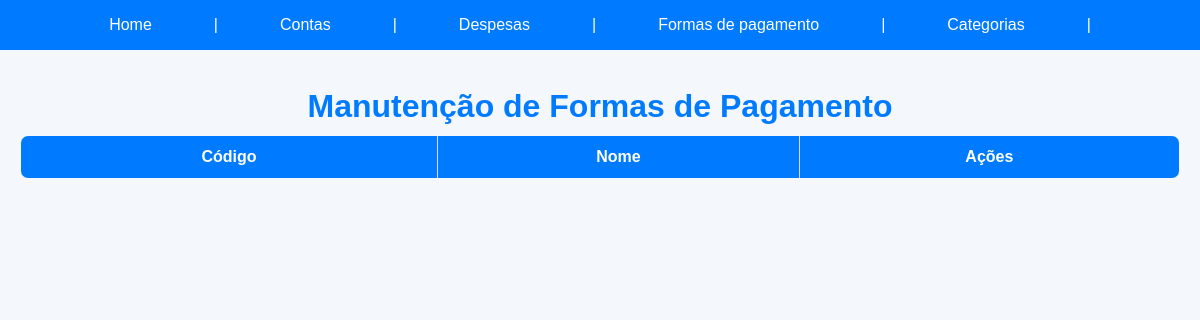
The page /alterar-formaPagamento.php (signed in) on the database as committed earlier.
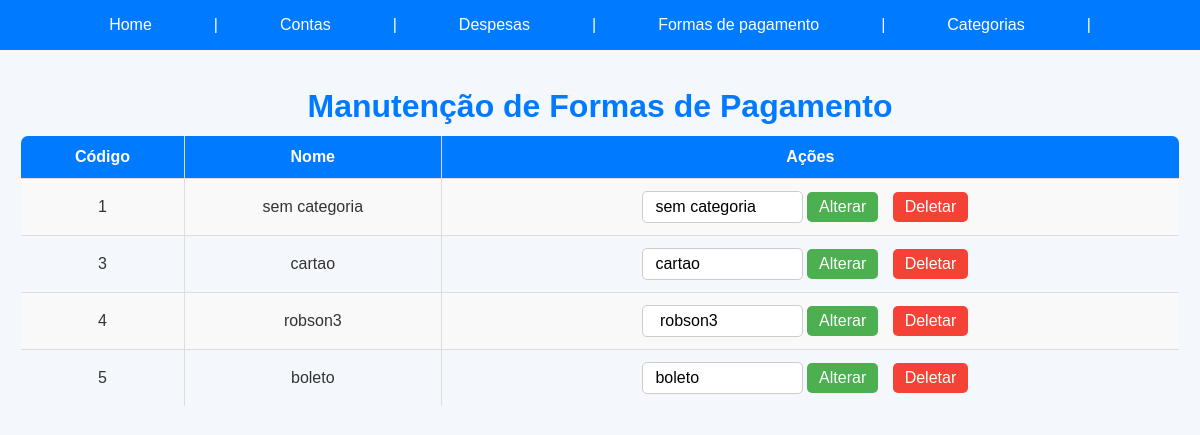
The same page on the database as committed later.
### tables this page shows
CREATE TABLE `formapagamento` (
  `idFormaPagamento` int(11) NOT NULL,
  `nome` varchar(20) NOT NULL,
  `idUsuario` int(11) DEFAULT NULL
);

### modelo/FormaPagamento.php (called while the page is built, shortened)
<?php
class FormaPagamento {
    private $pdo;
    public function __construct($pdo) {
        $this->pdo = $pdo;
    }
    public function listar($idUsuario) {
        $stmt = $this->pdo->prepare("SELECT * FROM formapagamento WHERE idUsuario = ?");
        $stmt->execute([$idUsuario]);
        return $stmt->fetchAll(PDO::FETCH_ASSOC);
    }
}
?>

### alterar-formaPagamento.php (the view, shortened to what this page needs)
<?php
include ('usuario/conexao.php');
include ('modelo/FormaPagamento.php');
$formaPagamentoModel = new FormaPagamento($pdo);
$formasPagamento = $formaPagamentoModel->listar($_SESSION['idUsuario']);
?>
<!DOCTYPE html>
<html lang="pt-BR">
<head>
    <link rel="stylesheet" href="css/alteracoes.css">
    <link rel="stylesheet" href="css/nav.css">
</head>
<body>
<header>
        <nav id="navMenu">
            <ul>
                <li><a href="index.html">Home</a></li>
                <li><a>|</a></li>
                <li><a href="contas.html">Contas</a></li>
                <li><a>|</a></li>
                <li><a href="despesas.html">Despesas</a></li>
                <li><a>|</a></li>
                <li><a href="formaPagamento.html">Formas de pagamento</a></li>
                <li><a>|</a></li>
                <li><a href="categorias.html">Categorias</a></li>
                <li><a>|</a></li>
            </ul>
        </nav>
</header>
<div id="conteudo">
    <h1>Manutenção de Formas de Pagamento</h1>
    <table border="1">
        <tr>
            <th>Código</th>
            <th>Nome</th>
            <th>Ações</th>
        </tr>
        <?php foreach ($formasPagamento as $formaPagamento): ?>
        <tr>
            <td><?php echo $formaPagamento['idFormaPagamento']; ?></td>
            <td><?php echo $formaPagamento['nome']; ?></td>
            <td>
                <form method="POST" style="display:inline;">
                    <input type="text" name="nome" value="<?php echo $formaPagamento['nome']; ?>">
                    <button type="submit" class="btn-alterar" name="alterar">Alterar</button>
                </form>
                <form method="POST" style="display:inline;">
                    <button type="submit" class="btn-deletar" name="deletar">Deletar</button>
                </form>
            </td>
        </tr>
        <?php endforeach; ?>
    </table>
</div>
</body>
</html>

Rows that differ between the two databases and show on the page:
now on this page (row edited): formapagamento: idFormaPagamento "1", nome "sem categoria"
now on this page (row edited): formapagamento: idFormaPagamento "3", nome "cartao"
now on this page (row edited): formapagamento: idFormaPagamento "4", nome "robson3"
now on this page (row edited): formapagamento: idFormaPagamento "5", nome "boleto"
